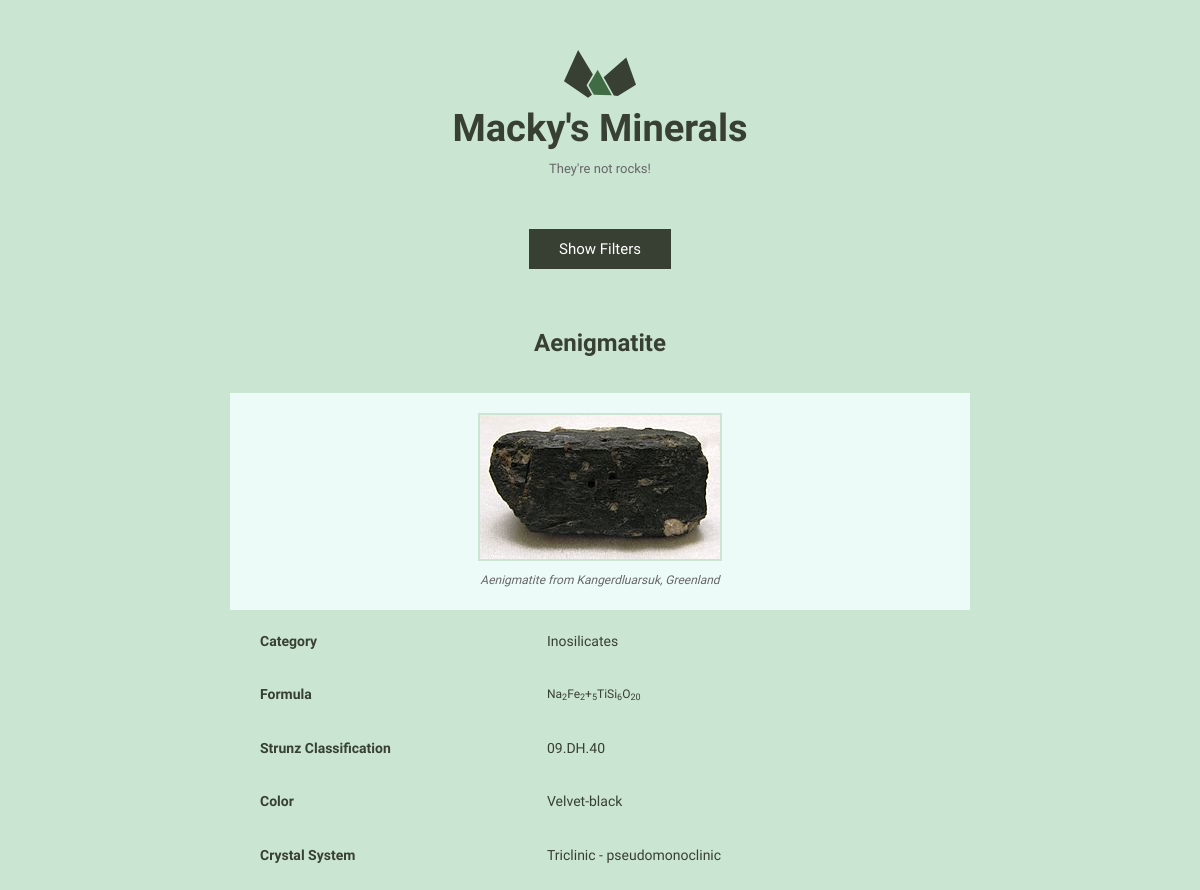
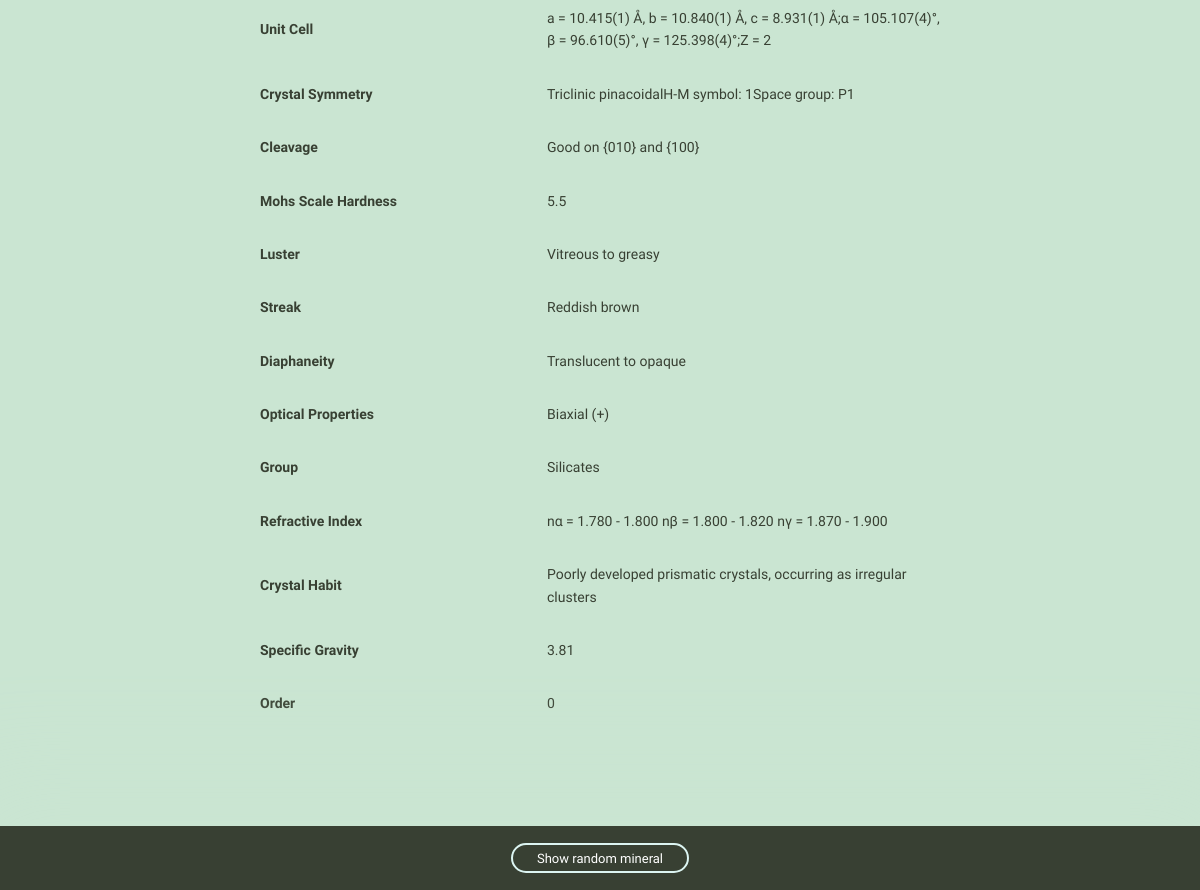
Page /2/ on the committed database (2 pictures, top to bottom).
### minerals/models.py (models this page shows, shortened)
class Mineral(models.Model):
    name = models.CharField(max_length=255, unique=True)
    image_filename = models.CharField(max_length=535)
    image_caption = models.CharField(max_length=535)
    category = models.CharField(max_length=255)
    formula = models.CharField(max_length=255)
    strunz_classification = models.CharField(max_length=255, default='')
    color = models.CharField(max_length=255, default='')
    crystal_system = models.CharField(max_length=255, default='')
    unit_cell = models.CharField(max_length=535, default='')
    crystal_symmetry = models.CharField(max_length=255, default='')
    cleavage = models.CharField(max_length=255, default='')
    mohs_scale_hardness = models.CharField(max_length=255, default='')
    luster = models.CharField(max_length=255, default='')
    streak = models.CharField(max_length=255, default='')
    diaphaneity = models.CharField(max_length=255, default='')
    optical_properties = models.CharField(max_length=255, default='')
    group = models.CharField(max_length=255, default='')
    refractive_index = models.CharField(max_length=535, default='')
    crystal_habit = models.CharField(max_length=535, default='')
    specific_gravity = models.CharField(max_length=535, default='')
    order = models.IntegerField(default=0)
    class Meta:
        ordering = ['-order', 'name',]

### minerals/views.py (the view)
# urls.py: path('<int:pk>/', views.mineral_detail, name='detail'),
def mineral_detail(request, pk):
    mineral = get_object_or_404(Mineral, pk=pk)
    min_fields = get_mineral_fields(mineral)
    random_mineral_id = get_random_mineral_id()
    return render(request, 'minerals/mineral_detail.html', {
        'mineral': mineral,
        'fields': min_fields,
        'random_mineral_id': random_mineral_id,
    })

### minerals/templatetags/attr.py (called while the page is built)
@register.filter
def titlize(string):
    return string.replace('_', ' ')

### minerals/views.py (called while the page is built)
def get_mineral_fields(mineral):
    fields = {}
    options = Mineral._meta
    min_fields = []
    ignore = ['id','name','image_caption','image_filename','category','formula']
    for field in sorted(options.concrete_fields + options.many_to_many):
        fields[field.name] = field
    for f in fields:
        val = getattr(mineral, f)
        if val != '' and f not in ignore:
            min_fields.append({
                'name': f,
                'value': val
            })
    return min_fields

def get_random_mineral_id():
    minerals = Mineral.objects.all()
    return randint(0, minerals.count())

### minerals/templates/minerals/mineral_detail.html (shortened to what this page needs)
{% extends "layout.html" %}
{% load static from staticfiles %}
{% load attr %}
{% block content %}
<h1 class="mineral__name">{{ mineral.name }}</h1>
<div class="mineral__image-bg">
  <img class="mineral__image" src="{% static 'images' %}/{{ mineral.name }}.jpg">
  <p class="mineral__caption">{{ mineral.image_caption }}</p>
</div>
<div class="mineral__table-container">
  <table class="mineral__table">
    <tr>
      <td class="mineral__category">Category</td>
      <td>{{ mineral.category }}</td>
    </tr>
    <tr>
      <td class="mineral__category">Formula</td>
      <td class="mineral__formula">{{ mineral.formula|safe }}</td>
    </tr>
    {% for field in fields %}
        <tr>
          <td class="mineral__category">{{ field.name|titlize|title }}</td>
          <td>{{ field.value }}</td>
        </tr>
    {% endfor %}
  </table>
</div>
{% endblock %}
{% block random_mineral %}
    <div class="minerals__random">
      <a class="minerals__anchor" href="{% url 'minerals:detail' pk=random_mineral_id %}">Show random mineral</a>
    </div>
{% endblock %}

### assets/css/global.css (style rules this page uses)
html { font-family: sans-serif; -ms-text-size-adjust: 100%; -webkit-text-size-adjust: 100%; }
body { margin: 0; }
a { background-color: transparent; }
h1 { font-size: 2em; margin: 0.67em 0; }
sub { font-size: 75%; line-height: 0; position: relative; vertical-align: baseline; bottom: -0.25em; }
img { border: 0; }
table { border-collapse: collapse; border-spacing: 0; }
td, th { padding: 0; }
html { font-size: 62.5%; }
body { background-color: #CAE5D2; font-size: 1.5em; line-height: 1.6; font-weight: 400; font-family: "Cousine"; color: #666; }
h1, h2, h3, h4, h5, h6 { margin-top: 0; margin-bottom: 2rem; font-weight: bold; font-family: "Work Sans", sans-serif; color: #384033; }
h1 { font-size: 3.8rem; }
@media (min-width: 550px) { h1 { font-size: 3.8rem; } }
p { margin-top: 0; font-size: 1.6rem; }
a { color: #689b98; text-decoration: none; -webkit-transition: color 0.2s; -moz-transition: color 0.2s; -ms-transition: color 0.2s; -o-transition: color 0.2s; transition: color 0.2s; }
th, td { padding: 15px; text-align: left; border-bottom: 1px solid #e1e1e1; }
th:first-child, td:first-child { padding-left: 0; }
th:last-child, td:last-child { padding-right: 0; }
table, p, ul { margin-bottom: 2.5rem; }
.minerals__anchor { border: solid 2px #DCF5F2; border-radius: 100px; color: #384033; display: block; font-size: 13px; text-align: center; padding: 8px 0 7px 0; width: 100%; transition: background-color 200ms ease-in-out, font-weight 200ms ease-in-out, color 200ms ease-in-out; }
.minerals__random { background-color: #384033; box-shadow: 0 0 100px 50px #CAE5D2; color: #fff; padding: 20px 0 20px 0; position: fixed; bottom: 0; text-align: center; width: 100%; }
.minerals__random .minerals__anchor { display: inline; color: #fff; padding: 6px 24px 5px 24px; }
.mineral__name { display: block; width: 100%; margin: 0; font-size: 24px; padding: 30px 0 30px 0; }
.mineral__image { display: block; margin: 0 auto; border: solid 2px #CAE5D2; }
.mineral__image-bg { background-color: #ecfaf8; padding: 20px 0; }
.mineral__caption { font-size: 12px; font-style: italic; padding: 10px 0 0 0; margin: 0; }
.mineral__table { font-size: 14px; color: #384033; }
.mineral__table td { border-color: #CAE5D2; }
.mineral__table tr:last-of-type td { border-bottom: none; padding-bottom: 0; }
.mineral__table-container { padding: 5px 30px 0; }
.mineral__category { font-weight: bold; width: 40%; }
.mineral__formula { font-size: 12px; }

### rows in the picture
Mineral: name "Aenigmatite", name (picture), image_caption "Aenigmatite from Kangerdluarsuk, Greenland", category "Inosilicates", formula "Na 2 Fe 2 + 5 TiSi 6 O 20", value "09.DH.40" "Velvet-black" "Triclinic - pseudomonoclinic" "a = 10.415(1) Å, b = 10.840(1) Å, c = 8.931(1) Å;α = 105.107(4)°, β = 96.610(5)°, γ = 125.398(4)°;Z = 2" "Triclinic pinacoidalH-M symbol: 1Space group: P1" "Good on {010} and {100}" "5.5" "Vitreous to greasy" "Reddish brown" "Translucent to opaque" "Biaxial (+)" "Silicates" "nα = 1.780 - 1.800 nβ = 1.800 - 1.820 nγ = 1.870 - 1.900" "Poorly developed prismatic crystals, occurring as irregular clusters" "3.81"

### other values in the picture
{{ field.name|titlize|title }} "Strunz Classification" "Color" "Crystal System" "Unit Cell" "Crystal Symmetry" "Cleavage" "Mohs Scale Hardness" "Luster" "Streak" "Diaphaneity" "Optical Properties" "Group" "Refractive Index" "Crystal Habit" "Specific Gravity" "Order"
{{ field.value }} "0"
